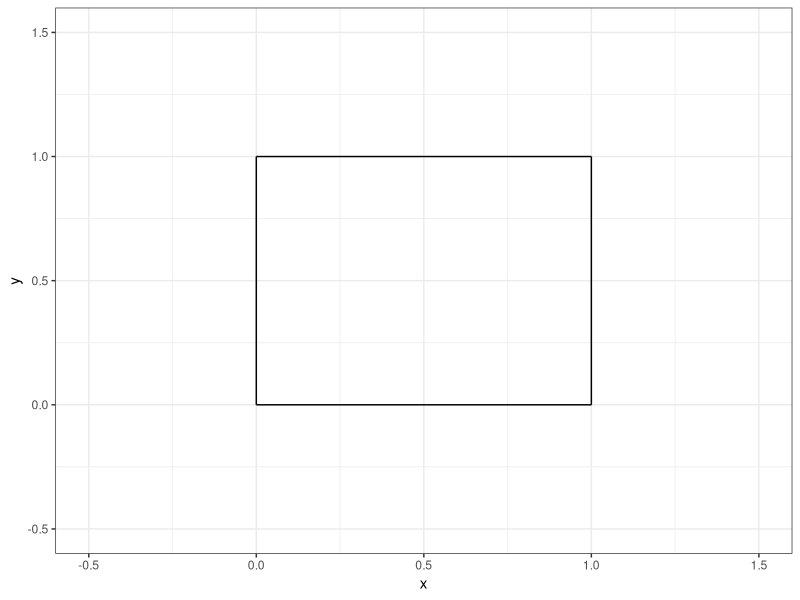
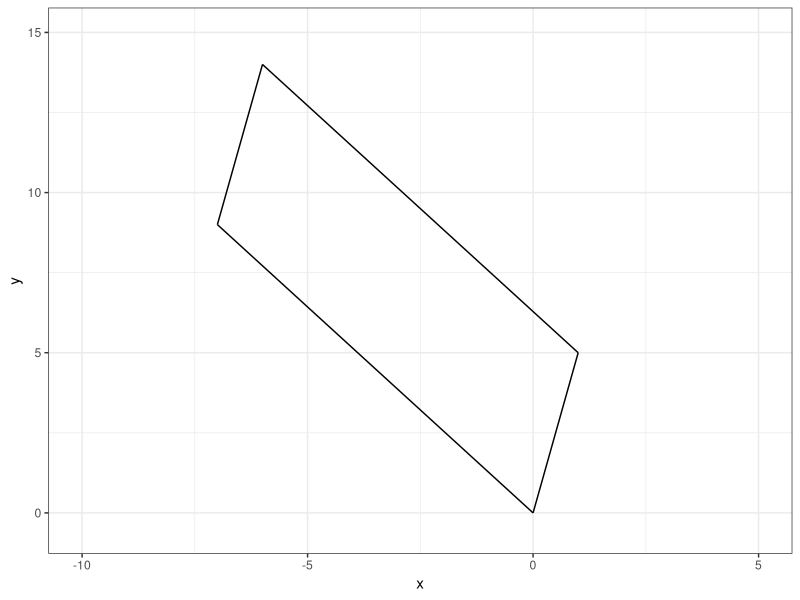
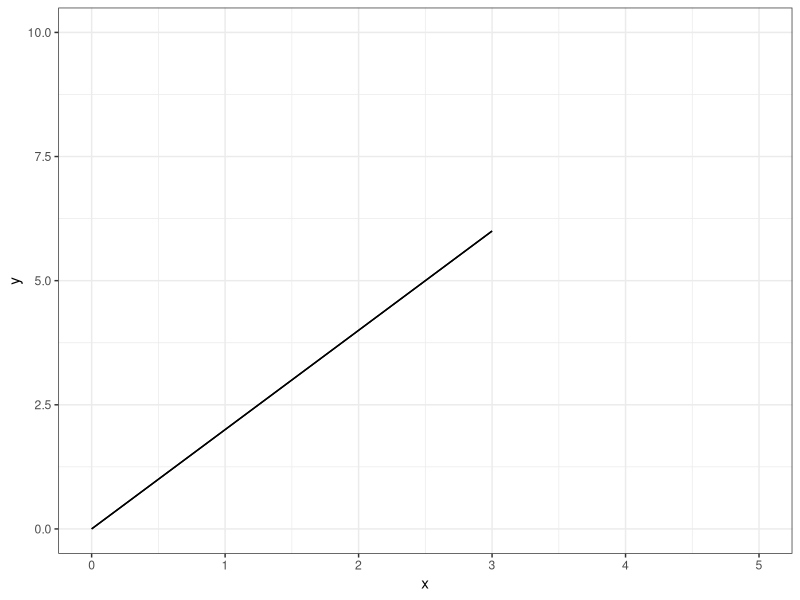

These figures' R source, in order:
## ---- chunk 1
#| echo: false

default_chunk_hook  <- knitr::knit_hooks$get("chunk")

latex_font_size <- c("Huge", "huge", "LARGE", "Large", 
                     "large", "normalsize", "small", 
                     "footnotesize", "scriptsize", "tiny")

knitr::knit_hooks$set(chunk = function(x, options) {
  x <- default_chunk_hook(x, options)
  if(options$size %in% latex_font_size) {
    paste0("\n \\", options$size, "\n\n", 
      x, 
      "\n\n \\normalsize"
    )
  } else {
    x
  }
})

## ---- chunk 2
#| label: load-packages
#| include: false
library(tidyverse)
## ---- chunk 3
#| label: fig-unitsquare
#| fig-cap: "The unit square."
#| fig-width: 3
#| fig-height: 3
#| scale: "80%"
#| fig-align: "center"
#| size: "scriptsize"
ggplot() +
  geom_segment(aes(x = 0, xend = 0,
                   y=0, yend = 1))+
  geom_segment(aes(x = 0, xend = 1,
                   y=1, yend = 1))+
  geom_segment(aes(x = 1, xend = 1,
                   y=0, yend = 1))+
  geom_segment(aes(x = 0, xend = 1,
                   y=0, yend = 0)) +
  theme_bw() + 
  xlim(-0.5, 1.5)+
  ylim(-0.5, 1.5)+
  labs(x = "x", 
       y = "y")
## ---- chunk 4
#| label: tbl-nsum-billlength
#| tbl-cap: "Bill length (mm) by species."
#| tbl-align: "center"
#| size: scriptsize
(A=matrix(data=c(1,5,-7,9), nrow=2, ncol=2))
## ---- chunk 5
(M=matrix(data=c(1,0,0,1), nrow=2, ncol=2))
## ---- chunk 6
(T=(M %*% A))
## ---- chunk 7
(basis.vector.1=T[,1])
(basis.vector.2=T[,2])
## ---- chunk 8
basis.vector.1+basis.vector.2
## ---- chunk 9
(p0=c(0,0))
(p1=c(1,5))
(p2=c(-6,14))
(p3=c(-7,9))
## ---- chunk 10
#| label: fig-unitsquare1e
#| fig-cap: "Figure 1e."
#| fig-width: 3
#| fig-height: 3
#| scale: "80%"
#| fig-align: "center"
#| size: "scriptsize"
ggplot() +
  geom_segment(aes(x = p0[1], y = p0[2], xend = p1[1], yend = p1[2])) +
  geom_segment(aes(x = p1[1], y = p1[2], xend = p2[1], yend = p2[2])) +
  geom_segment(aes(x = p2[1], y = p2[2], xend = p3[1], yend = p3[2])) +
  geom_segment(aes(x = p3[1], y = p3[2], xend = p0[1], yend = p0[2])) +
  theme_bw() +
  xlim(-10, 5) +
  ylim(-0.5,15) +
  labs(x = "x", y = "y")
## ---- chunk 11
(det(A))
## ---- chunk 12
(A=matrix(data=c(1,2,2,4), nrow=2, ncol=2))
## ---- chunk 13
(T=(M %*% A))
## ---- chunk 14
(basis.vector.1=T[,1])
(basis.vector.2=T[,2])
## ---- chunk 15
(p0=c(0,0))
(p1=basis.vector.1)
(p3=basis.vector.2)
(p2=(p1+p3))
## ---- chunk 16
#| label: fig-unitsquare2e
#| fig-cap: "Figure 2e."
#| fig-width: 3
#| fig-height: 3
#| scale: "80%"
#| fig-align: "center"
#| size: "scriptsize"
ggplot() +
  geom_segment(aes(x = p0[1], y = p0[2], xend = p1[1], yend = p1[2])) +
  geom_segment(aes(x = p1[1], y = p1[2], xend = p2[1], yend = p2[2])) +
  geom_segment(aes(x = p2[1], y = p2[2], xend = p3[1], yend = p3[2])) +
  geom_segment(aes(x = p3[1], y = p3[2], xend = p0[1], yend = p0[2])) +
  theme_bw() +
  xlim(0, 5) +
  ylim(0,10) +
  labs(x = "x", y = "y")
## ---- chunk 17
(det(A))
